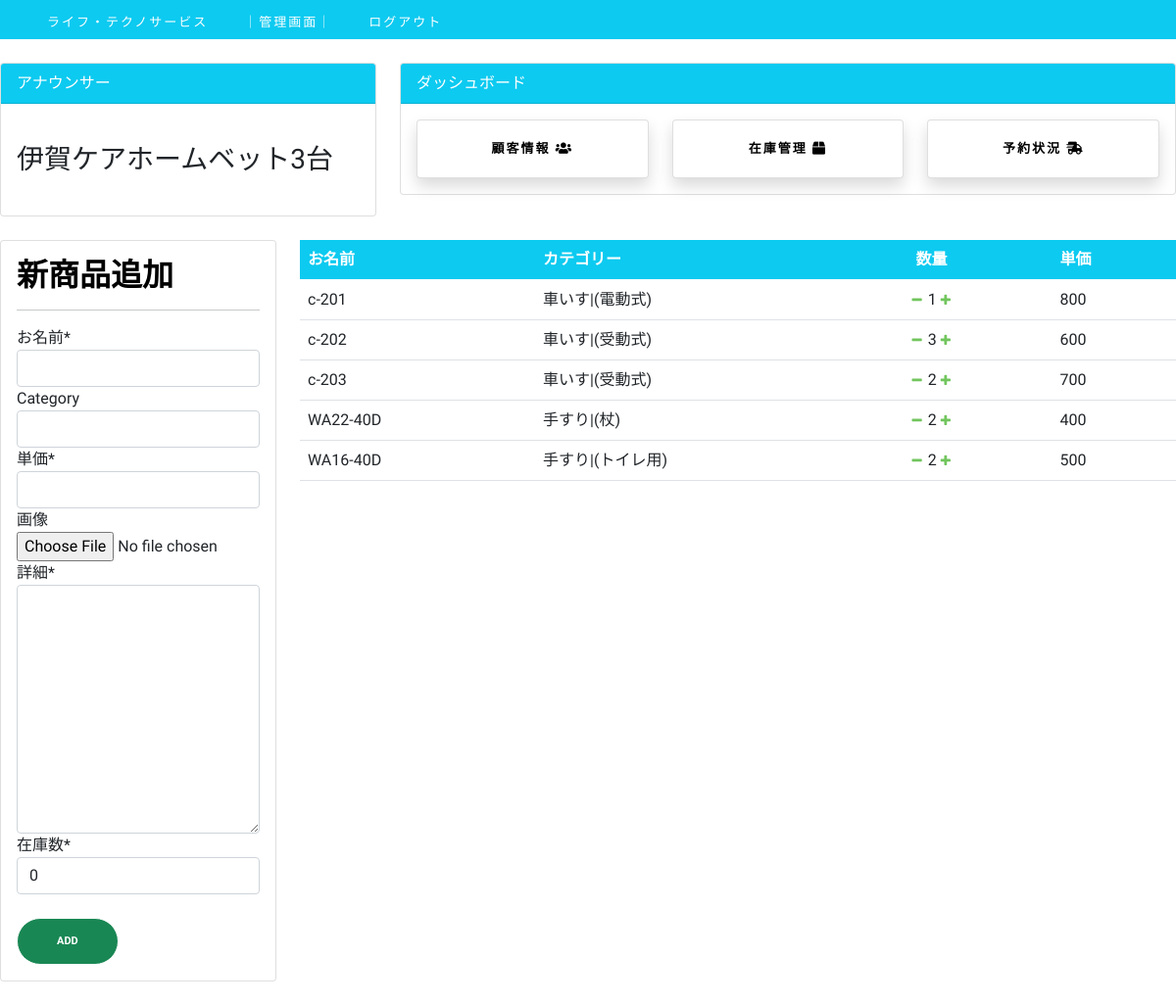
/dashboard/item/ (signed in), run on an earlier commit of the app's database.
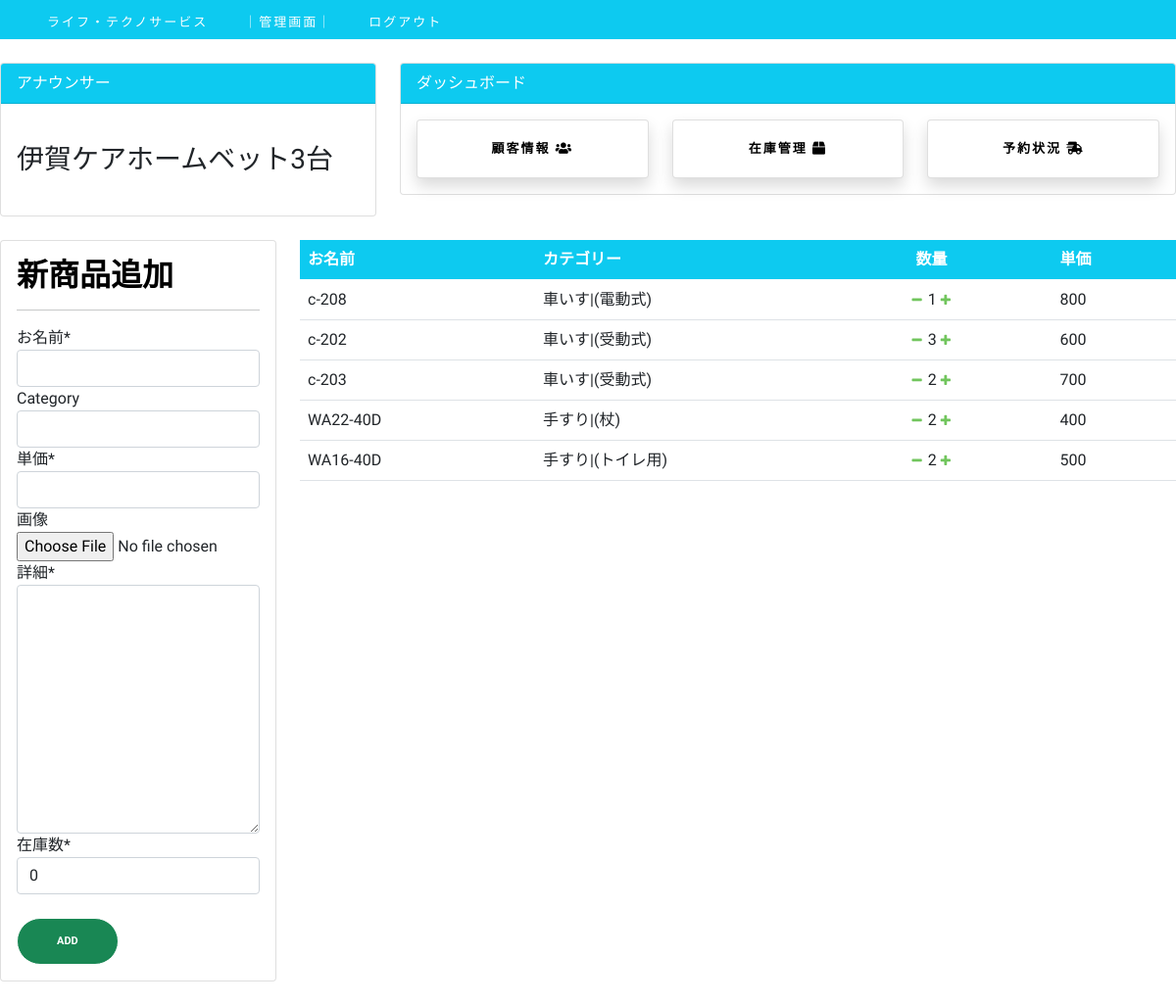
And on a later commit of the database.
### customer/models.py (models this page shows, shortened)
class MenuItem(models.Model):
    name = models.CharField(max_length=100)
    description = models.TextField()
    image = models.ImageField(upload_to='menu_images/', blank=True)
    price = models.IntegerField()
    category = models.ForeignKey('Category', on_delete=models.CASCADE)
    quantity = models.IntegerField(default=0)
    video_url = models.CharField(max_length=100, blank=True)

class Category(MPTTModel):
    parent = TreeForeignKey('self', on_delete=models.CASCADE, blank=True, null=True, related_name='children')
    name = models.CharField(max_length=100)
    def __str__(self):
        return self.name
    class MPTTMeta:
        order_insertion_by = ['name']

### dashboard/views.py (the view)
# urls.py: path('item/', item, name='item'),
@login_required
def item(request):
    items = MenuItem.objects.all()
    if request.method == 'POST':
        form = ItemForm(request.POST, request.FILES)
        if form.is_valid():
            form.save()
            return redirect('item')
        if request.POST.get('delete'):
            item.delete()
            return redirect('item')
    else:
        form = ItemForm()
    context = {
        'items': items.order_by('category__parent'),
        'form': form,
    }
    return render(request, 'dashboard/item.html', context)

### dashboard/forms.py
class ItemForm(forms.ModelForm):
    image = forms.ImageField(label='画像', required=False)
    category = TreeNodeChoiceField(label='カテゴリー', queryset=Category.objects.all(), level_indicator="|")
    class Meta:
        model = MenuItem
        fields = ['name', 'category','price', 'image', 'description', 'quantity']
    def __init__(self, *args, **kwargs):
        super(ItemForm, self).__init__(*args, **kwargs)
        self.fields['name'].label = "お名前"
        self.fields['price'].label = "単価"
        self.fields['description'].label = "詳細"
        self.fields['quantity'].label = "在庫数"

### dashboard/templates/dashboard/item.html (shortened to what this page needs)
{% extends 'dashboard/base.html' %}
{% load crispy_forms_tags %}
{% block content %}
{% include 'dashboard/top.html' %}
{% load mptt_tags %}
    <div class="row my-4">
        <div class="col-xl-3">
            <div class="card p-3" data-aos="zoom-out-right" data-aos-delay="200">
                <h2>新商品追加</h2>
                <hr>
                <form method="POST" enctype='multipart/form-data'>
                    {{ form | crispy }}
                    <br>
                    <input class="btn btn-success btn-block" type="submit" value="Add">
                </form>
            </div>
        </div>
        <div class="col-xl-9" data-aos="slide-left" data-aos-delay="500">
            <table class="table bg-white">
                <thead class="bg-info text-white">
                    <tr>
                        <th scope="col">お名前</th>
                        <th scope="col">カテゴリー</th>
                        <th scope="col">&nbsp;数量</th>
                        <th scope="col">単価</th>
                    </tr>
                </thead>
                <tbody>
                    {% for item in items %}
                    <tr>
                        <td class="editable" data-id="{{ item.id}}"data-type="name">{{ item.name }}</td>
                        <td class="d-flex">{{ item.category.parent }}|({{ item.category.name }})</td>
                        <td >
                        <a class="minus" href="{% url 'item_delete' item.pk %}"><i class="fa fa-minus"></i></a>
                        {{ item.quantity }}
                        <a href="{% url 'item_add' item.pk %}"><i class="fa fa-plus"></i></a>
                        </td>
                        <td class="editable" data-id="{{ item.id}}"data-type="price">{{ item.price }}</td>
                    </tr>
                    {% endfor %}
                </tbody>
            </table>
        </div>
    </div>
{% endblock content %}

What changed in the data, as far as the page shows it:
changed MenuItem "電動式": name "c-201" → "c-208"
